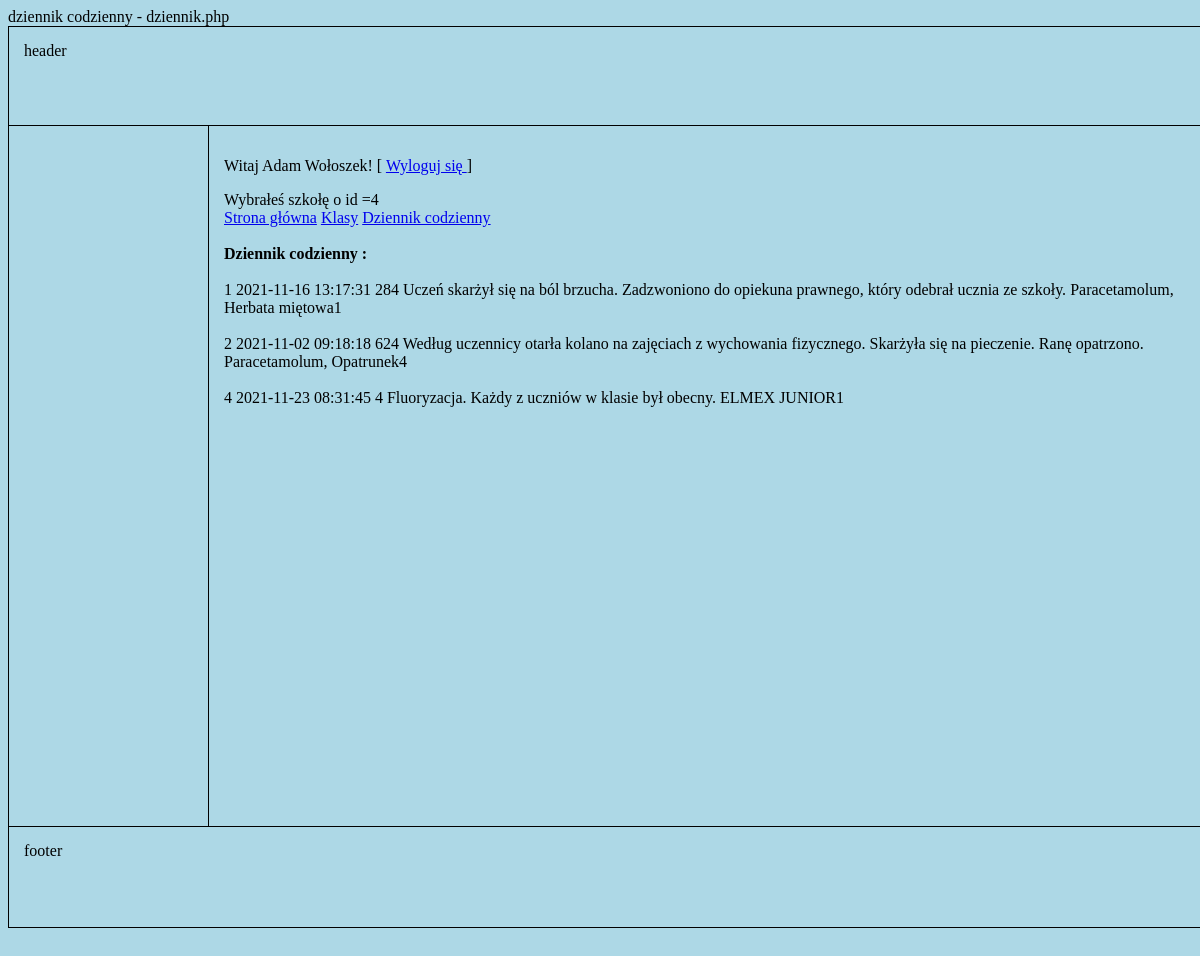
The app's page /dziennik.php?school_id=4 (signed in) with its own data.
### tables this page shows
CREATE TABLE `dziennik` (
  `Id_Wpisu` int(11) NOT NULL,
  `Data` datetime DEFAULT NULL,
  `Id_Ucznia` int(11) DEFAULT NULL,
  `Id_Klasy` int(11) DEFAULT NULL,
  `Id_Szkoly` int(11) DEFAULT NULL,
  `Opis_Zdarzenia` varchar(1000) DEFAULT NULL,
  `Co_Podano` varchar(255) DEFAULT NULL,
  `Nurse_Id` int(11) NOT NULL
);

### dziennik.php (the view, shortened to what this page needs)
<html lang="pl">
<head>
    <link rel="stylesheet" href="style.css">
</head>
<body>
	<div id="container">
		<div id="header">
			header
		</div>
		<div id="nav">
		</div>
		<div id="content">
			<?php
				echo "<p>Witaj ".$_SESSION['imie']." ".$_SESSION['nazwisko'].'! [ <a href="logout.php">Wyloguj się </a>]</p>';
				$school_id = $_GET['school_id'];
				echo "Wybrałeś szkołę o id =" . $school_id . " ";
				echo '<br><a href="main.php?school_id='.$school_id.' ">Strona główna</a>';
				echo ' <a href="klasy.php?school_id='.$school_id.' ">Klasy</a>';
				echo ' <a href="dziennik.php?school_id='.$school_id.' ">Dziennik codzienny</a>';
				require_once "connect.php";
				$conn = @new mysqli($servername, $username, $password, $dbname);
				if($conn->connect_errno!=0)
				{
					echo "Błąd połączenia".$conn->connect_errno()."\n";
				}
				else
				{
					$sql = "SELECT * FROM dziennik WHERE Id_Szkoly = $school_id";
					$result = $conn->query($sql);
					if($result)
					{
						$number_of_rows = $result->num_rows;
						echo "<br><br><b>Dziennik codzienny :</b>";
						if($number_of_rows>0)
						{
							echo "<br>";
							while($row = $result->fetch_assoc())
							{
								echo "<br>";
								echo $row["Id_Wpisu"] . " " . $row["Data"] . " " . $row["Id_Ucznia"] . $row["Id_Szkoly"] . " " . $row["Opis_Zdarzenia"] . " " . $row["Co_Podano"] . $row['Nurse_Id'] . "<br>" ;
							}
						}
						else
						{
							echo "[ brak ]";
						}
					}
				}
			?>
		</div>
		<div id="footer">
			footer
		</div>
	</div>
</body>
</html>

### style.css (style rules this page uses)
body { background-color: lightblue; }
#container { margin-left: auto; margin-right: auto; border: 1px solid black; width: 1200px; height: 900px; }
#header { border-bottom: 1px solid black; box-sizing: border-box; height: 99px; padding: 15px; }
#nav { border-right: 1px solid black; box-sizing: border-box; width: 200px; height: 700px; float: left; padding: 15px; }
#content { width: 970px; height: 670px; float: left; padding: 15px; }
#footer { padding: 15px; clear: both; height:99px; width: 1170px; border-top: 1px solid black; }

### records on screen
dziennik: Id_Wpisu "1", Data "2021-11-16 13:17:31", Id_Ucznia "28", Id_Szkoly "4", Opis_Zdarzenia "Uczeń skarżył się na ból brzucha. Zadzwoniono do opiekuna prawnego, który odebrał ucznia ze szkoły.", Co_Podano "Paracetamolum, Herbata miętowa", Nurse_Id "1"
dziennik: Id_Wpisu "2", Data "2021-11-02 09:18:18", Id_Ucznia "62", Id_Szkoly "4", Opis_Zdarzenia "Według uczennicy otarła kolano na zajęciach z wychowania fizycznego. Skarżyła się na pieczenie. Ranę opatrzono.", Co_Podano "Paracetamolum, Opatrunek", Nurse_Id "4"
dziennik: Id_Wpisu "4", Data "2021-11-23 08:31:45", Id_Szkoly "4", Opis_Zdarzenia "Fluoryzacja. Każdy z uczniów w klasie był obecny.", Co_Podano "ELMEX JUNIOR", Nurse_Id "1"

### other values on screen
$_SESSION['imie'] "Adam"
$_SESSION['nazwisko'] "Wołoszek"
$school_id "4"
